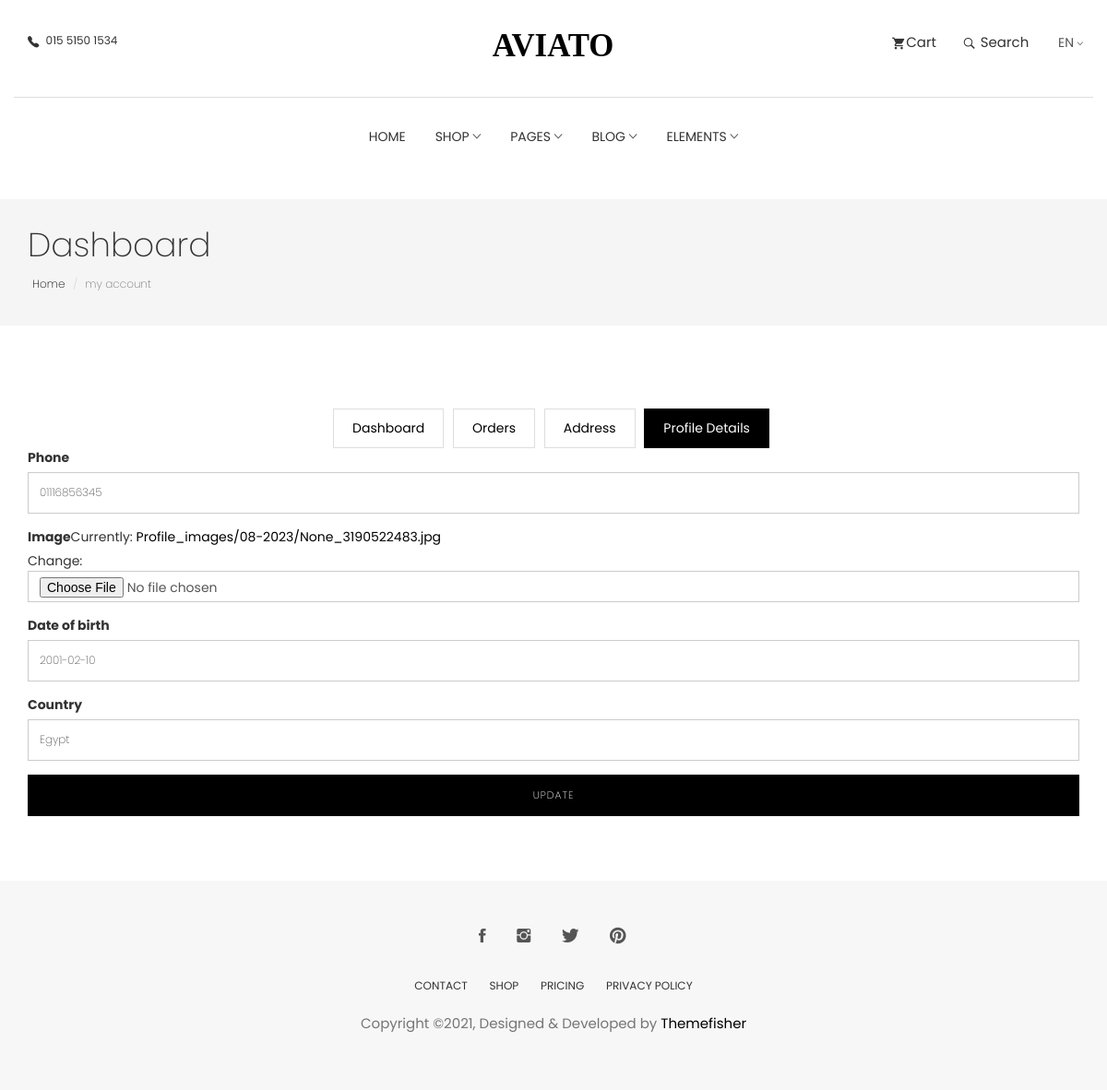
/accounts/profile/edit (signed in), run on the app's committed database.
### accounts/models.py (models this page shows, shortened)
class Profile(models.Model):
    id = models.AutoField(primary_key=True, null=False, blank=False)
    user = models.OneToOneField(User, on_delete=models.CASCADE)
    country = models.CharField(max_length=20, blank=False, null=False)
    image = models.ImageField(upload_to=image_uploader('Profile'), null=True, blank=False)
    phone = models.CharField(
        max_length=11, blank=False, null=False,
        validators=[PHONE_NUMBER_PATTERN]
    )
    date_of_birth = models.DateField(blank=True, null=True)
    slug = models.SlugField(null=True, blank=True)
    verified = models.BooleanField(default=False)
    code = models.CharField(max_length=6, blank=True, null=True, default='')

### accounts/views.py (the view)
# urls.py: path('profile/edit', update_profile, name='update-profile'),
@login_required
def update_profile(request, *args, **kwargs):
    queryset = Profile.objects.get(user_id=request.user)
    if request.method == 'POST':
        form = UpdateProfileForm(request.POST, request.FILES, instance=queryset)
        if form.is_valid():
            form.save()
            return redirect(reverse('accounts:profile-details'))
    form = UpdateProfileForm(instance=queryset)
    context = {
        'form': form,
        'page_title': 'Aviato | Update profile',
    }
    return render(request, 'update-profile.html', context)

### accounts/forms.py
class UpdateProfileForm(forms.ModelForm):
    class Meta:
        model = Profile
        fields = ['phone', 'image', 'date_of_birth', 'country']

### accounts/templates/update-profile.html (shortened to what this page needs)
{% extends 'base.html' %}
{% load bootstrap4 %}
{% block container %}
<section class="page-header">
	<div class="container">
		<div class="row">
			<div class="col-md-12">
				<div class="content">
					<h1 class="page-name">Dashboard</h1>
					<ol class="breadcrumb">
						<li><a href="index.html">Home</a></li>
						<li class="active">my account</li>
					</ol>
				</div>
			</div>
		</div>
	</div>
</section>
<section class="user-dashboard page-wrapper">
  <div class="container">
    <div class="row">
      <div class="col-md-12">
        <ul class="list-inline dashboard-menu text-center">
          <li><a href="dashboard.html">Dashboard</a></li>
          <li><a href="order.html">Orders</a></li>
          <li><a href="address.html">Address</a></li>
          <li><a class="active"  href="profile-details.html">Profile Details</a></li>
        </ul>
            <form method="post">
            {% bootstrap_form form %}
            <input class="btn btn-main text-center w-100" type="submit" value="Update">
            </form>
      </div>
    </div>
  </div>
</section>
{% endblock%}

### static/css/style.css (style rules this page uses)
body { line-height: 1.5; font-family: "Poppins", sans-serif; -webkit-font-smoothing: antialiased; }
h1, h2, h3, h4, h5, h6 { font-family: "Poppins", sans-serif; }
h1, h2, h3, h4, h5, h6 { font-weight: 400; }
ol, ul { margin: 0; padding: 0; list-style: none; }
a, a:focus, a:hover { text-decoration: none; outline: 0; color: #000; }
input[type=email], input[type=password], input[type=text], input[type=tel] { border-radius: 0; box-shadow: none; height: 45px; outline: none; font-weight: 200; font-size: 12px; }
.form-control { box-shadow: none; border-radius: 0; }
.btn-main, .btn-small, .btn-transparent, .btn-solid-border { background: #000; color: #fff; display: inline-block; font-size: 11px; letter-spacing: 1px; padding: 14px 35px; text-transform: uppercase; font-weight: 200; border-radius: 0; }
.w-100 { width: 100%; }
.page-header { background: #f5f5f5; margin-top: 20px; border-bottom: none; padding: 30px 0; }
.page-header h1 { font-weight: 200; margin: 0 0 6px 0; }
.page-header .breadcrumb { background: transparent; padding: 5px; margin: 0; }
.page-header .breadcrumb li { font-weight: 200; font-size: 12px; }
.page-header .breadcrumb li a { color: #000; }
.page-wrapper { padding: 70px 0; }
.dashboard-menu .active { background: #000; color: #fff; border: 1px solid #000; }
.dashboard-menu li { padding: 0; margin: 0 3px; }
.dashboard-menu li a { padding: 10px 20px; border: 1px solid #dedede; display: inline-block; }

### data on the page
Profile: phone "01116856345", date_of_birth "2001-02-10", country "Egypt"
